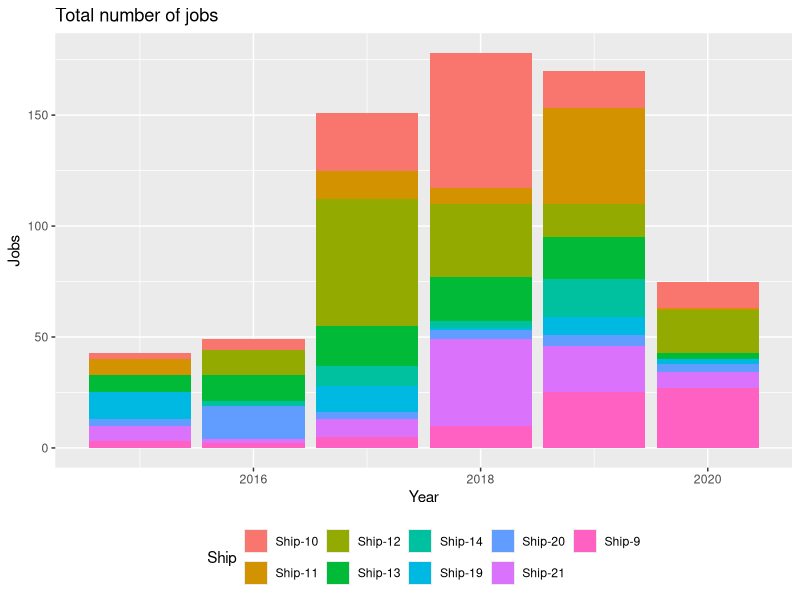
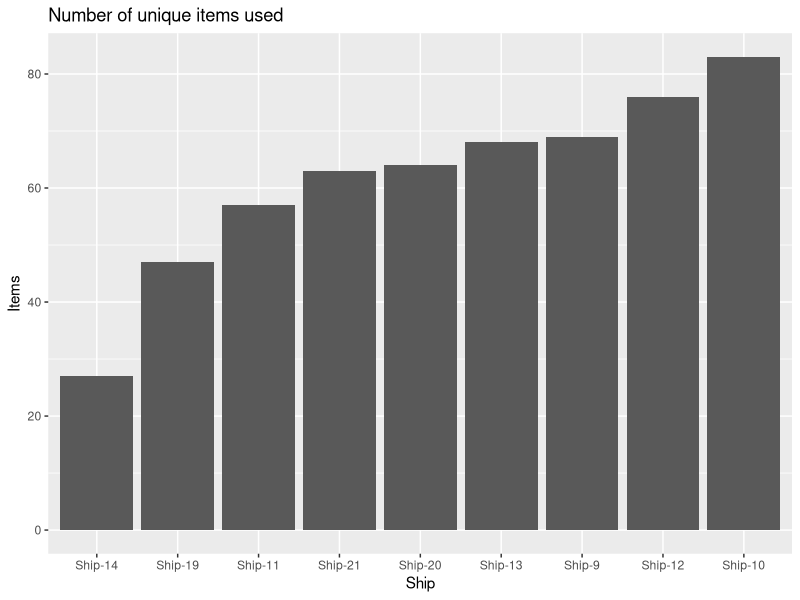
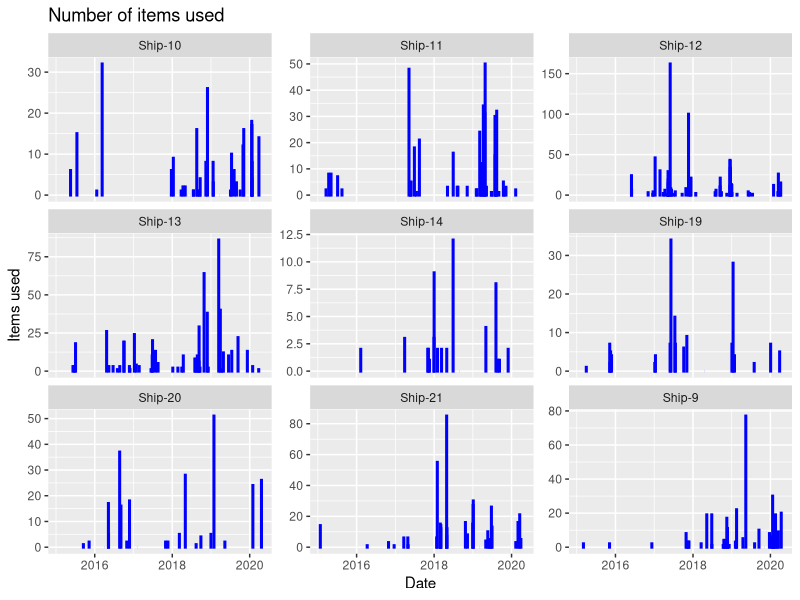
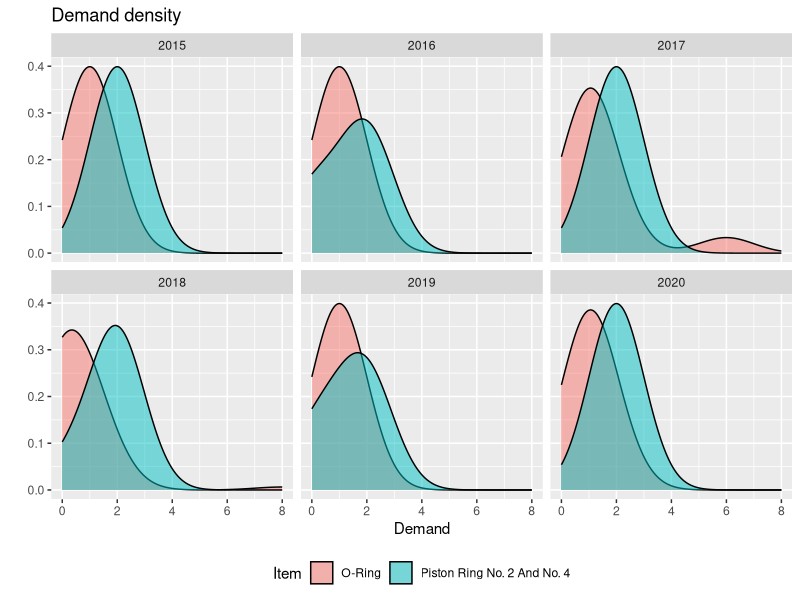
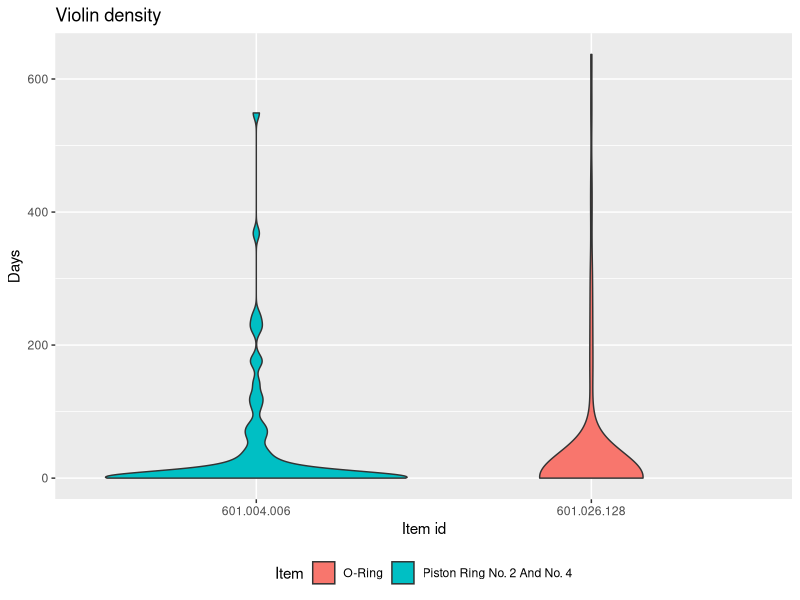

Write the R code that produced these figures, in order.
## ---- chunk 1
knitr::opts_chunk$set(
  echo = TRUE, 
  out.width = "100%",
  message=FALSE)
options(width = 90, scipen = 1, digits = 2)

library(tidyverse)
a_ctr <- 1  # assignment counter
ctrA <- function() {
  a_ctr <<- a_ctr + 1
  q_ctr <<- 1
  return(str_c("Assignment ", a_ctr - 1))
}

q_ctr <- 1  # question counter
ctrQ <- function(reset = FALSE) {
  if (reset) q_ctr <<- 1
  q_ctr <<- q_ctr + 1
  return(str_c("Question ", q_ctr - 1, ""))
}

library(conflicted)
conflict_prefer("filter", "dplyr", quiet = TRUE)
conflict_prefer("select", "dplyr", quiet = TRUE)
conflict_prefer("lag", "dplyr", quiet = TRUE)
## ---- chunk 2
# load packages
library(tidyverse)
library(skimr)

lines <- read_lines("jobs.csv", n_max = 3)
lines
dat <- read_csv("jobs.csv")
## ---- chunk 3
skim(dat)
## ---- chunk 4
res1 <- dat %>% 
   distinct(job_id) %>% 
   nrow() %>% 
   print()

res2 <- dat %>% 
   group_by(ship) %>% 
   summarise(jobs = n_distinct(job_id)) %>% 
   print()

res3 <- res2 %>% 
   summarise(avg_jobs = mean(jobs)) %>% 
   print()
## ---- chunk 5
res1 <- dat %>% 
   distinct(job_id, item_id) %>% 
   count(job_id) %>% 
   summarise(min = min(n), avg = mean(n), max = max(n)) %>% 
   print()

res2 <- dat %>% 
   group_by(job_id) %>% 
   summarise(n = sum(item_quantity)) %>% 
   summarise(min = min(n), avg = mean(n), max = max(n)) %>% 
   print()
## ---- chunk 6
res <- dat %>% 
   filter(item_quantity == 0) %>% 
   group_by(ship) %>%
   summarise(jobs = n_distinct(job_id)) %>% 
   arrange(desc(jobs)) %>% 
   print()
## ---- chunk 7
res <- dat %>% 
   group_by(item_id) %>%  
   summarize(n = sum(item_quantity), item_name = first(item_name)) %>% 
   arrange(desc(n)) %>% 
   print()
## ---- chunk 8
library(tidyverse)
dat <- read_csv("jobs.csv")
## ---- chunk 9
dat %>% 
   group_by(year, job_id) %>% 
   summarise(ship = first(ship)) %>% 
   ggplot(aes(x = year, fill = ship)) +
   geom_bar() +
   labs(title = "Total number of jobs",
    x = "Year",
    y = "Jobs",
    fill = "Ship") +
   theme(legend.position = "bottom")
## ---- chunk 10
res <- dat %>% 
   group_by(ship) %>% 
   summarize(n = n_distinct(item_id)) %>% 
   arrange(desc(n)) 
res %>% 
   ggplot(aes(x = reorder(ship, n), y = n)) +
   geom_col() +
   labs(title = "Number of unique items used",
    x = "Ship",
    y = "Items") +
   theme(legend.position = "bottom")
## ---- chunk 11
res <- dat %>% 
   group_by(ship, done_date) %>% 
   summarize(n = sum(item_quantity)) 
res %>% 
   ggplot(aes(x = done_date, y = n)) +
   geom_col(linewidth = 1, color = "blue") +
   facet_wrap(~ ship, scales = "free_y") +
   labs(title = "Number of items used",
    x = "Date",
    y = "Items used") 
## ---- chunk 12
items <- c("601.004.006", "601.026.128")
## ---- chunk 13
res <- dat %>% 
   filter(item_id %in% items)
res %>% 
   ggplot(aes(item_quantity, fill = item_name)) + 
   geom_density(bw = 1, alpha = 0.5) +
   facet_wrap(~ year) +
   labs(title = "Demand density",
    x = "Demand",
    y = "",
    fill = "Item") +
   theme(legend.position = "bottom")
## ---- chunk 14
items <- c("601.004.006", "601.026.128")
## ---- chunk 15
dat %>% 
    filter(item_id %in% items) %>% 
   ggplot(aes(y = days, x = item_id, fill = item_name)) + 
   geom_violin() + 
   labs(title = "Violin density",
    x = "Item id",
    y = "Days",
    fill = "Item") +
   theme(legend.position = "bottom")
## ---- chunk 16
#' Process a vector
#'
#' @param v The vector.
#' @param find A number to search for. Default value is `NULL` indicating not to 
#'        search for a number.
#' @param replace A number. If `find` is a number then replace all these numbers 
#'        with `replace`. Default value is `NULL` indicating not to replace anything.
#' @return A list with the processed vector and some info.
process <- function(v, find = NULL, replace = NULL) {
   lst <-list(original = v, length = length(v), missing = sum(is.na(v)))
   if (!is.null(find)) {
      idx <- which(v == find)
      lst$found <- length(idx)
      if (!is.null(replace)) {
         v[idx] <- replace
         lst$new <- v
      }
   }
   return(lst)
}
v <- c(8, 19, -2, 8, NA, 12, 9, 23, NA, -34)
process(v)
process(v, find = 1)
process(v, find = 8)
process(v, find = 8, replace = 5)
